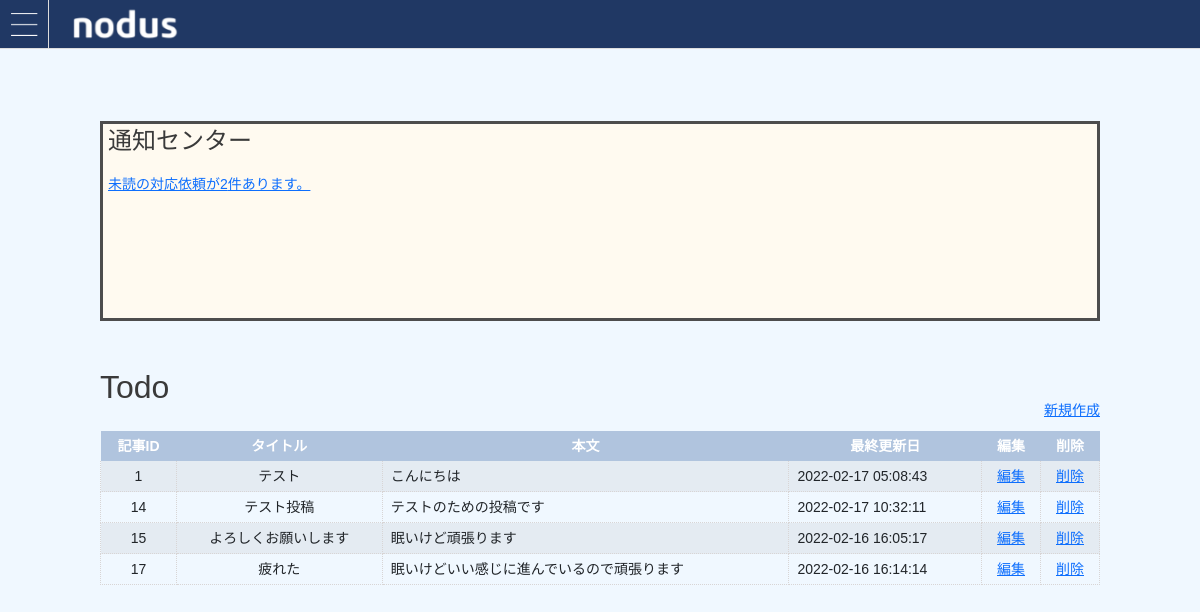
Screenshot of /select.php (signed in) with the database file from the repository.
### tables this page shows
CREATE TABLE `posts` (
  `id` int(11) NOT NULL,
  `title` varchar(50) DEFAULT NULL,
  `content` varchar(255) DEFAULT NULL,
  `time` timestamp NOT NULL DEFAULT CURRENT_TIMESTAMP ON UPDATE CURRENT_TIMESTAMP,
  `user_id` int(2) NOT NULL
);

### select.php (the view, shortened to what this page needs)
<?php
$user_id = $_SESSION['user_id'];
$name = $_SESSION['name'];
$pdo = db_conn();
$stmt = $pdo->prepare('SELECT * FROM posts WHERE user_id=:id');
$stmt->bindValue(':id', $user_id, PDO::PARAM_INT);
$status = $stmt->execute();
$pdo = db_conn();
$stmt2 = $pdo->prepare('SELECT * FROM message WHERE destination_user_name=:name AND status=:status');
$stmt2->bindValue(':status', 0, PDO::PARAM_INT);
$stmt2->bindValue(':name', $name, PDO::PARAM_STR);
$count = $stmt2 -> rowCount();
if ($count > 0){
  $message_midoku =  '<a href="message_index.php">未読の対応依頼が'.$count.'件あります。</a><br>';
}else{
  $message_midoku = '';
}
?>
<!DOCTYPE html>
<html lang="ja">
<head>
  <link href="https://cdn.jsdelivr.net/npm/bootstrap@5.0.0-beta1/dist/css/bootstrap.min.css" rel="stylesheet">
  <link rel="stylesheet"  href="css/styles.css"/>
</head>
<body>
  <div id="main"  style='background-color:aliceblue'>
    <header id="header">
      <span class="button menu-button-left">
      </span>
      <div><a href="select.php"><img src="img/logo_white.png" alt="ロゴ" style="padding-left: 65px; padding-top: 4px "></a></div>
    </header>
    <div class='col-10 mx-auto' style='margin-top:6%';>
    <div style="border: solid 3px #4D4D4D; margin: 50px 0px; height: 200px; background-color:floralwhite">
      <p style='font-size:x-large; margin:5px'>通知センター</p></br>
      <p style='margin:5px'><?= $message_midoku ?></p>
    </div>
    <div><p style='font-size:xx-large'>Todo</p></div>
    <div><p style='text-align:right'><a href="index.php">新規作成</a></p><br></div>
    <table class="table table-striped">
        <thead>
          <tr>
            <th scope="col" style='text-align:center;  background-color:lightsteelblue'>記事ID</th>
            <th scope="col" style='text-align:center;  background-color:lightsteelblue'>タイトル</th>
            <th scope="col" style='text-align:center;  background-color:lightsteelblue'>本文</th>
            <th scope="col" style='text-align:center;  background-color:lightsteelblue'>最終更新日</th>
            <th scope="col" style='text-align:center;  background-color:lightsteelblue'>編集</th>
            <th scope="col" style='text-align:center;  background-color:lightsteelblue'>削除</th>
          </tr>
        </thead>
        <tbody>
          <?php while ($row = $stmt->fetch(PDO::FETCH_ASSOC)) : ?>
            <tr data-href="post_detail.php?id=<?php echo $row['id'];?>">
              <td  style='text-align:center;'><?php echo $row["id"]; ?></td>
              <td style='text-align:center;'><?php echo $row["title"]; ?></td>
              <td><?php echo $row["content"]; ?></td>
              <td><?php echo $row["time"]; ?></td>
              <td  style='text-align:center;'><a href="post_detail.php?id=<?php echo $row['id'];?>">編集</a></td>
              <td style='text-align:center;'><a href="post_delete.php?id=<?php echo $row['id'];?>">削除</a></td>
            </tr>
          <?php endwhile; ?>
        </tbody>
      </table>
  </div>
</div>
</body>
</html>

### css/styles.css (style rules this page uses)
html, body, div, span, object, iframe, h1, h2, h3, h4, h5, h6, p, blockquote, pre, abbr, address, cite, code, del, dfn, em, img, ins, kbd, q, samp, small, strong, sub, sup, var, b, i, dl, dt, dd, ol, ul, li, fieldset, form, label, legend, table, caption, tbody, tfoot, thead, tr, th, td, article, aside, canvas, details, figcaption, figure, footer, header, hgroup, menu, nav, section, summary, time, mark, audio, video { margin: 0; padding: 0; border: 0; outline: 0; font-size: 100%; vertical-align: baseline; background: transparent; }
body { line-height: 1; font-size: 14px; font-family: HiraKakuProN-W3,"ヒラギノ角ゴ ProN W3",Helvetica,sans-serif; color: #3a3a3a; width: 100%; min-width: 320px; -webkit-text-size-adjust: none; background: #fff; }
#header { background:rgb(32,56,100); border-bottom: 1px solid #ddd; height: 49px; position: relative; width: 100%; }
.button { width: 49px; height: 49px; position: absolute; display: block; background-repeat: no-repeat; background-image: url('../img/menu_button_back.png'); background-position: center; }
.menu-button-left { left: 0px; border-right: 1px solid #ddd; }
#main { background: #FFFFFF; }
#main { z-index: 1; }
td, th { padding: 5px 10px; }
thead th { background: #110303; color: #fff; }
tbody tr { border-bottom: 1px dotted #D8D5D5; }
tbody td { border: 1px dotted #D8D5D5; border-width: 0px 1px; -webkit-transition: background-color .1s linear; -moz-transition: background-color .1s linear; transition: background-color .1s linear; }
tbody tr:first-child { border-top: none; }

### rows the page displays
posts: id "1", title "テスト", content "こんにちは", time "2022-02-17 05:08:43"
posts: id "14", title "テスト投稿", content "テストのための投稿です", time "2022-02-17 10:32:11"
posts: id "15", title "よろしくお願いします", content "眠いけど頑張ります", time "2022-02-16 16:05:17"
posts: id "17", title "疲れた", content "眠いけどいい感じに進んでいるので頑張ります", time "2022-02-16 16:14:14"

### other values shown
$count "2"
